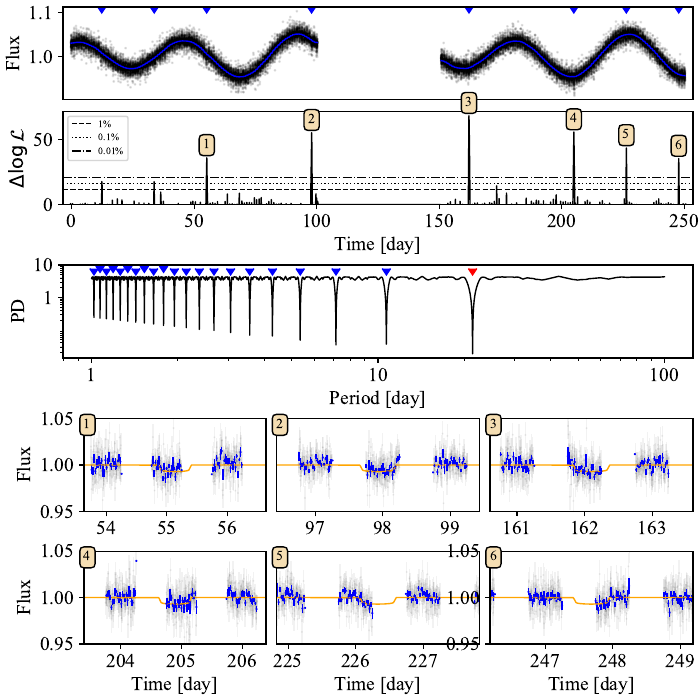

Write Python code to recreate this figure.
# Imports 
import numpy as np, bruce
np.random.seed(0)
import matplotlib.pyplot as plt 
plt.rcParams["font.family"] = "Times New Roman"
plt.rcParams.update({'font.size': 14})
import matplotlib
from scipy.signal import find_peaks

# Example usage
night = np.arange(-0.25,0.25, 5/60/24).astype(np.float64)  # Example x-values (e.g., time) as double

x = night.copy()
for i in range(1,101) : x = np.concatenate((x,night+i))
for i in range(150+1,150+101) : x = np.concatenate((x,night+i))
    
segments = bruce.data.find_nights_from_data(x, dx_lim=10)    
    
    
# Transit parameters
transit_parameters = {}
transit_parameters['t_zero'] = 12.3
transit_parameters['period'] = 21.4
transit_parameters['radius_1'] = 0.08
transit_parameters['k'] = 0.08
transit_parameters['incl'] = np.arccos(transit_parameters['radius_1']*0.4)

transit_parameters_ = transit_parameters.copy()
transit_parameters__ = transit_parameters.copy()

del transit_parameters_['t_zero']
del transit_parameters__['t_zero']
del transit_parameters__['period']


Noise = 0.01
ye = np.random.uniform(0.5*Noise,1.5*Noise, x.shape)
y = 1 + 0.04*np.sin(0.4*np.pi + 2*np.pi*x/45) + 0.005*np.sin(2*np.pi*x/67) + 0.01*np.cos(0.9*np.pi + 2*np.pi*x/67) + 0.005*np.sin(2*np.pi*x/67) + np.random.normal(np.zeros(x.shape), ye)       # Example y-values (e.g., signal values) as double
y = y*bruce.binarystar.lc(x, **transit_parameters)

y_filtered =  bruce.data.median_filter(x,y, bin_size=4)
y_filtered = bruce.data.convolve_1d(x,y_filtered, bin_size=2)


time_trial, DeltaL = bruce.template_match.template_match_lightcurve(x,y,ye,y_filtered,**transit_parameters_ )


pvalues, heights = bruce.template_match.get_delta_loglike_height_from_fap(df=3)

peaks, meta = find_peaks(DeltaL, height=heights[2], distance=100)


mosaic = '''AAA
BBB
CCC
DEF
GHI
'''
props = dict(boxstyle='round', facecolor='wheat', alpha=1)

fig, ax = plt.subplot_mosaic(mosaic,figsize=(7,7))
ax = [ax['A'],ax['B'],ax['C'], ax['D'],ax['E'],ax['F'], ax['G'],ax['H'], ax['I']]
ax[0].scatter(x,y, c='k',s=1, alpha=0.1)
for seg in segments: ax[0].plot(x[seg],y_filtered[seg],c='b',lw=1)
ax[0].set(ylabel='Flux', xlim=(time_trial[0]-3, time_trial[-1]+3), xticks=[])

# Now lets mark where the transits are
width = bruce.binarystar.transit_width(transit_parameters['radius_1'], transit_parameters['k'],0.4, transit_parameters['period'])
phase_width = width / transit_parameters['period']
phase_of_data = bruce.data.phase_times(x, transit_parameters['t_zero'], transit_parameters['period'], phase_offset=0.2)
x_in_transit = x[(phase_of_data>(-phase_width/2)) & (phase_of_data<(phase_width/2))]
y_in_transit = (y/y_filtered)[(phase_of_data>(-phase_width/2)) & (phase_of_data<(phase_width/2))]

in_transit_segments = bruce.data.find_nights_from_data(x_in_transit, dx_lim=0.2)
cycles = np.array([int(np.round((x_in_transit[seg[0]] - transit_parameters['t_zero']) /transit_parameters['period'])) for seg in in_transit_segments])
counts = np.array([len(i) for i in in_transit_segments])

cycles = cycles[counts>10]

t_zeros = [transit_parameters['t_zero'] + transit_parameters['period']*i for i in cycles]
# print(cycles)
# print(counts)
# print(t_zeros)


# plt.close()
# fig, ax = plt.subplots(4,3)
# ax = np.ndarray.flatten(ax)
# for i in range(len(in_transit_segments)):
#     ax[i].scatter(x_in_transit[in_transit_segments[i]], y_in_transit[in_transit_segments[i]], c='k', s=1)
#     t_ = np.linspace(t_zeros[i]-width, t_zeros[i]+width, 1000)
#     model = bruce.binarystar.lc(t_, t_zero=t_zeros[i], **transit_parameters_)
#     ax[i].plot(t_, model, c='orange', lw=1, alpha=1)
# plt.show()







for i in range(len(t_zeros)):
    ax[0].plot(t_zeros[i], 1.1, marker=7, color='b')


ax[1].plot(time_trial, DeltaL, c='k',lw=1)
for i in range(len(peaks)):
    #ax[1].plot(time_trial[peaks[i]], DeltaL[peaks[i]]+3, c='r', marker=7)
    #ax[1].text(time_trial[peaks[i]], DeltaL[peaks[i]]+5, str(i+1), va='bottom', ha='center')
    ax[1].text(time_trial[peaks[i]], DeltaL[peaks[i]]+5, str(i+1), fontsize=10,
            verticalalignment='bottom', horizontalalignment='center', bbox=props)
ax[1].set(xlabel='Time [day]', ylabel=r'$\Delta \log \mathcal{L}$', ylim=(0,72),  xlim=(time_trial[0]-3, time_trial[-1]+3))

ax[1].axhline(heights[0], c='k', ls='dashed', lw=1, label='1%')
ax[1].axhline(heights[1], c='k', ls='dotted', lw=1, label='0.1%')
ax[1].axhline(heights[2], c='k', ls='dashdot', lw=1, label='0.01%')
ax[1].legend(fontsize=7)

# Now lets do the phase dispersion
period, sum_of_deltas, chi_squared = bruce.template_match.phase_disperison(time_trial, peaks, x,y/y_filtered,ye/y_filtered,
                                                                           minimum_period=1, maximum_period=100, samples_per_peak=100)

ax[2].loglog(period, sum_of_deltas, c='k', lw=1)
ax[2].plot(transit_parameters['period'], 5, marker=7, color='r')
for i in range(2,22) : ax[2].plot(transit_parameters['period']/i, 6 if (((i%2)==0) and (transit_parameters['period']/i)<2) else 5, marker=7, color='b')



ax[2].set(ylabel = r'PD', xlabel='Period [day]')
ax[2].set_xticks([1,10,100], ['1','10','100'])
ax[2].set_yticks([1,10], ['1','10'])

def move_axis(ax, dy, left=None):

    pos = ax.get_position()
    pos.y0 = pos.y0 +dy     # for example 0.2, choose your value
    pos.y1 = pos.y1 +dy       # for example 0.2, choose your value
    if left is not None:
        pos.x0 = left[0]
        pos.x1 = left[1]
    ax.set_position(pos)

left = [0.09,0.99]
move_axis(ax[0], dy=0.11, left = left)
move_axis(ax[1], dy=0.12, left = left)
move_axis(ax[2], dy=0.06,  left = left)

dy=-0.0
left1 = [0.12, 0.38]
left2 = [0.38+0.015, 0.685]
left3 = [0.7, 0.99]
move_axis(ax[3], dy=dy, left = left1)
move_axis(ax[4], dy=dy, left = left2)
move_axis(ax[5], dy=dy, left = left3)

dy=-0.03
move_axis(ax[6], dy=dy, left = left1)
move_axis(ax[7], dy=dy, left = left2)
move_axis(ax[8], dy=dy, left = left3)

ylim=[0.95,1.05]
for i in range(len(peaks))[:]:
    width = 1.5
    mask = (x>(time_trial[peaks[i]]-width)) & (x<(time_trial[peaks[i]]+width))
    #ax[i+3].scatter(x[mask], y[mask]/y_filtered[mask], c='k', s=1)
    ax[i+3].errorbar(x[mask], y[mask]/y_filtered[mask], yerr=ye[mask]/y_filtered[mask], fmt='k.', markersize=1, lw=1, alpha = 0.05)
    t_bin, f_bin, fe_bin, _ = bruce.data.bin_data(x[mask], y[mask]/y_filtered[mask], bin_size=0.5/24)
    ax[i+3].errorbar(t_bin, f_bin, yerr=fe_bin, fmt='b.', markersize=1, lw=1)
    ax[i+3].set_xlim(time_trial[peaks[i]]-width,time_trial[peaks[i]]+width)
    
    t = np.linspace(time_trial[peaks[i]]-width,time_trial[peaks[i]]+width, 1000)
    model = bruce.binarystar.lc(t, t_zero=time_trial[peaks[i]], **transit_parameters_)
    ax[i+3].plot(t, model, c='orange', lw=1, alpha=1)
    ax[i+3].set_ylim(ylim)
    

    # place a text box in upper left in axes coords
    ax[i+3].text(0.0, 1, str(i+1), transform=ax[i+3].transAxes, fontsize=10,
            verticalalignment='top', horizontalalignment='left', bbox=props)


ax[6].set_xlabel('Time [day]')
ax[7].set_xlabel('Time [day]')
ax[8].set_xlabel('Time [day]')
ax[3].set_ylabel('Flux')
ax[6].set_ylabel('Flux')

ax[4].set_yticks([])
ax[5].set_yticks([])
ax[7].set_yticks([])

plt.savefig('phase_dispersion_example.pdf')
plt.close()



# from tqdm import tqdm 
# chis = np.zeros(len(period))
# for i in tqdm(range(len(period))[:]):
#     phases = bruce.data.phase_times(time_trial[peaks], 0, period[i])
#     phase_of_data = bruce.data.phase_times(x,0, period[i])
#     model = bruce.binarystar.lc(phase_of_data, t_zero=np.median(phases), period=1, **transit_parameters__)
#     chis[i] = -2*bruce.sampler.loglike(y/y_filtered,ye/y_filtered,model, jitter=0., offset=False)

# #plt.plot(period, sum_of_deltas)

# plt.semilogx(period, -(chis - (np.median(chis)))/np.std(chis))
# plt.show()

plt.plot(period, chi_squared)
plt.show()